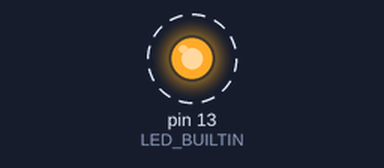
Bench run of a sketch on a simulated Arduino Uno, built with avr-gcc and run on an emulated ATmega328P. On the bench: output pins drawn as LEDs (lit = HIGH). Dashed ring = blinking.

Above: at 0.2 s.
Timing chart, 0 to 3.0 s (numbered marks = the images above):
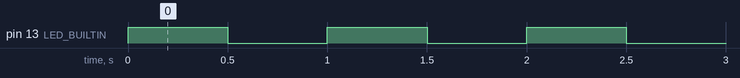

The sketch:

Led_Blinking.ino
```cpp
// C++ code
//

//Made by - SUHAS C

void setup()
{
  pinMode ( 13, OUTPUT);
}

void loop()
{
  digitalWrite(LED_BUILTIN, HIGH);
  delay(500);
  digitalWrite(LED_BUILTIN, LOW);
  delay(500);
}
```

Measured:
- by itself, pin 13 (LED_BUILTIN): alternates HIGH for 0.50 s and LOW for 0.50 s
